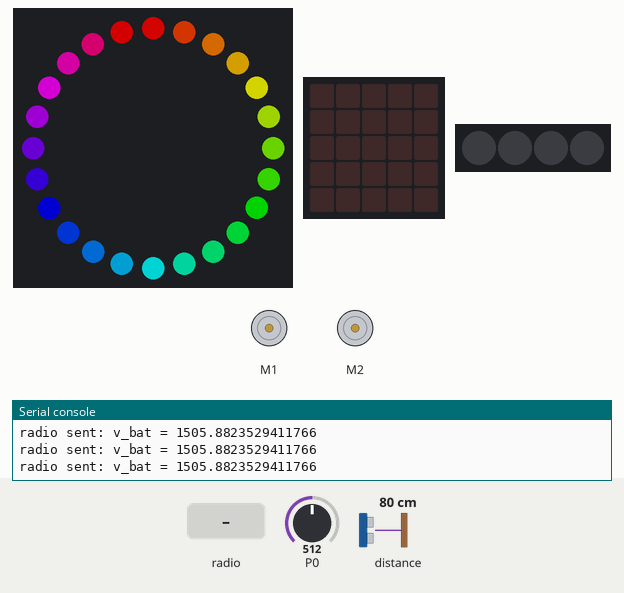
A program run on a simulated BBC micro:bit (MakeCode). Shown: 24 RGB LEDs in a ring, first at the top, clockwise, the board's 5×5 LED display, 4 RGB LEDs in strip order, left to right, 2 × DC motor (green arrow = forward, orange = backward, longer = faster), the last lines printed to the serial console. Inputs (shaded band) come from the test bench; at power-on: distance to the obstacle 80 cm, P0 = 512 (analog values on the 0–1023 scale). Dim RGB values are drawn brighter than linear; no radio messages arrive unless stated (any console line starting 'radio sent:' is added by the test bench).

Above: at 2.0 s.
2.1 s: radio message "P15" arrives
At 2.7 s:
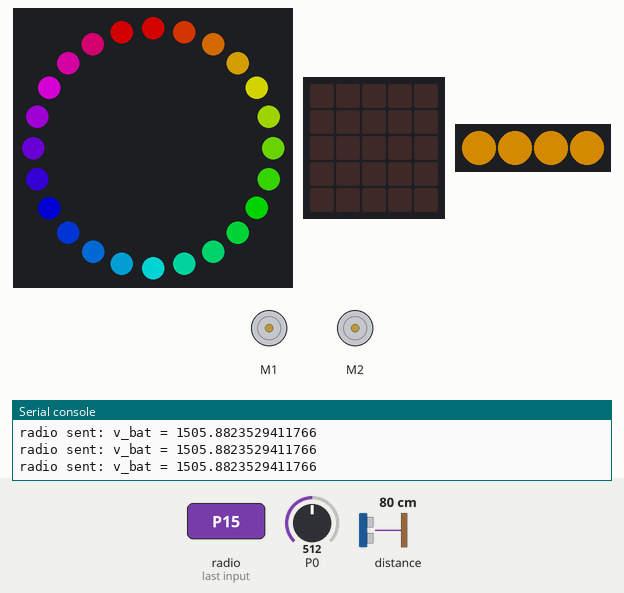
3.6 s: distance to the obstacle set to 2 cm
5.1 s: radio message "A" arrives
At 5.24 s:
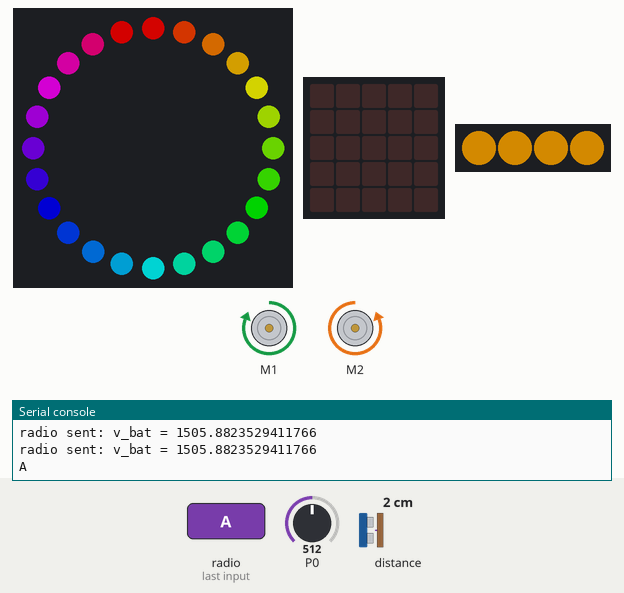
Timing chart, 0 to 8.1 s (numbered marks = the images above; inputs shaded):
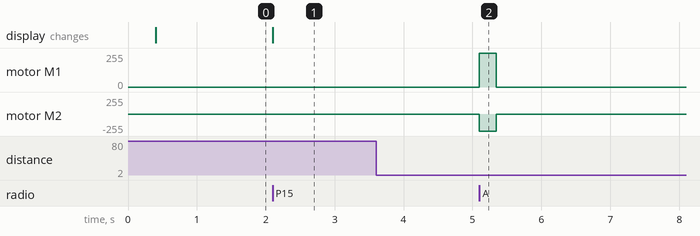

The program:

main.ts
```typescript
function FollowLine () {
    if (maqueen.readPatrol(maqueen.Patrol.PatrolLeft) == 0 && maqueen.readPatrol(maqueen.Patrol.PatrolRight) == 0) {
        maqueen.motorRun(maqueen.Motors.M1, maqueen.Dir.CW, 255)
        maqueen.motorRun(maqueen.Motors.M2, maqueen.Dir.CW, 255)
    } else if (maqueen.readPatrol(maqueen.Patrol.PatrolLeft) == 0 && maqueen.readPatrol(maqueen.Patrol.PatrolRight) == 1) {
        maqueen.motorRun(maqueen.Motors.M1, maqueen.Dir.CW, 0)
        maqueen.motorRun(maqueen.Motors.M2, maqueen.Dir.CW, 255)
        if (maqueen.readPatrol(maqueen.Patrol.PatrolLeft) == 1 && maqueen.readPatrol(maqueen.Patrol.PatrolRight) == 1) {
            maqueen.motorRun(maqueen.Motors.M1, maqueen.Dir.CW, 0)
            maqueen.motorRun(maqueen.Motors.M2, maqueen.Dir.CW, 255)
        }
    } else if (maqueen.readPatrol(maqueen.Patrol.PatrolLeft) == 1 && maqueen.readPatrol(maqueen.Patrol.PatrolRight) == 0) {
        maqueen.motorRun(maqueen.Motors.M1, maqueen.Dir.CW, 255)
        maqueen.motorRun(maqueen.Motors.M2, maqueen.Dir.CW, 0)
        if (maqueen.readPatrol(maqueen.Patrol.PatrolLeft) == 1 && maqueen.readPatrol(maqueen.Patrol.PatrolRight) == 1) {
            maqueen.motorRun(maqueen.Motors.M1, maqueen.Dir.CW, 255)
            maqueen.motorRun(maqueen.Motors.M2, maqueen.Dir.CW, 0)
        }
        if (maqueen.readPatrol(maqueen.Patrol.PatrolLeft) == 1 && maqueen.readPatrol(maqueen.Patrol.PatrolRight) == 0) {
            maqueen.motorRun(maqueen.Motors.M1, maqueen.Dir.CW, 255)
        } else {
            maqueen.motorRun(maqueen.Motors.M2, maqueen.Dir.CW, 0)
        }
    }
}
function recieveString (receievedString: string) {
    serial.writeLine(receievedString)
    if (receievedString == "A") {
        if (receievedString != lastButton) {
            _36GradLinks()
        }
    } else if (receievedString == "B") {

    } else if (receievedString == "P16") {
        maqueen.writeLED(maqueen.LED.LEDLeft, maqueen.LEDswitch.turnOn)
    } else if (receievedString == "P14") {
        maqueen.writeLED(maqueen.LED.LEDRight, maqueen.LEDswitch.turnOn)
    } else if (receievedString == "P15") {
        if (receievedString != lastButton) {
            LEDFarbeÄndern()
        }
    } else {
        Motor_Stop()
    }
    lastButton = receievedString
}
function fahrerückwärts () {
    maqueen.motorRun(maqueen.Motors.M2, maqueen.Dir.CCW, x - y)
    maqueen.motorRun(maqueen.Motors.M1, maqueen.Dir.CCW, x + y)
}
function measureBattery () {
    V_Bat = pins.analogReadPin(AnalogReadWritePin.P0) * 1000 / 340
    radio.sendValue("v_bat", V_Bat)
}
function Motor_Stop () {
    maqueen.writeLED(maqueen.LED.LEDLeft, maqueen.LEDswitch.turnOff)
    maqueen.writeLED(maqueen.LED.LEDRight, maqueen.LEDswitch.turnOff)
    maqueen.motorStop(maqueen.Motors.All)
    x = 0
    y = 0
}
function _36GradLinks () {
    for (let index = 0; index < 600; index++) {
        maqueen.motorRun(maqueen.Motors.M1, maqueen.Dir.CW, 255)
        maqueen.motorRun(maqueen.Motors.M2, maqueen.Dir.CCW, 255)
    }
    maqueen.motorStop(maqueen.Motors.All)
}
function LED_Init () {
    strip = neopixel.create(DigitalPin.P15, 4, NeoPixelMode.RGB)
    LEDRing = neopixel.create(DigitalPin.P2, 24, NeoPixelMode.RGB)
    aktuelleFarbe = 0
    LEDRing.showRainbow(1, 360)
    LEDRing.show()
}
function fahrevorwärts () {
    maqueen.motorRun(maqueen.Motors.M2, maqueen.Dir.CW, Math.constrain(Math.abs(x - y), 10, 255))
    maqueen.motorRun(maqueen.Motors.M1, maqueen.Dir.CW, Math.constrain(Math.abs(x + y), 0, 255))
}
radio.onReceivedString(function (receivedString) {
    recieveString(receivedString)
})
radio.onReceivedValue(function (name, value) {
    serial.writeValue(name, value)
    if (name == "x") {
        x = value
    }
    if (name == "y") {
        y = value
    }
    if (y > 10) {
        if (hatHinderniss == 0) {
            fahrevorwärts()
        }
    } else if (y < -10) {
        fahrerückwärts()
    } else {
        Motor_Stop()
    }
    serial.writeValue("x1", x)
    serial.writeValue("y1", y)
    serial.writeValue("hinderniss", hatHinderniss)
})
function LEDFarbeÄndern () {
    if (aktuelleFarbe == 7) {
        aktuelleFarbe = 0
    } else {
        aktuelleFarbe = aktuelleFarbe + 1
    }
    if (aktuelleFarbe == 0) {
        strip.showColor(neopixel.colors(NeoPixelColors.Red))
    } else if (aktuelleFarbe == 1) {
        strip.showColor(neopixel.colors(NeoPixelColors.Orange))
    } else if (aktuelleFarbe == 2) {
        strip.showColor(neopixel.colors(NeoPixelColors.Yellow))
    } else if (aktuelleFarbe == 3) {
        strip.showColor(neopixel.colors(NeoPixelColors.Green))
    } else if (aktuelleFarbe == 4) {
        strip.showColor(neopixel.colors(NeoPixelColors.Blue))
    } else if (aktuelleFarbe == 5) {
        strip.showColor(neopixel.colors(NeoPixelColors.Indigo))
    } else if (aktuelleFarbe == 6) {
        strip.showColor(neopixel.colors(NeoPixelColors.Violet))
    } else if (aktuelleFarbe == 7) {
        strip.showColor(neopixel.colors(NeoPixelColors.Purple))
    } else {

    }
    strip.show()
}
let hatHinderniss = 0
let aktuelleFarbe = 0
let LEDRing: neopixel.Strip = null
let strip: neopixel.Strip = null
let V_Bat = 0
let y = 0
let x = 0
let lastButton = ""
radio.setGroup(1)
LED_Init()
basic.showLeds(`
    . . . . .
    . # . # .
    . . . . .
    # . . . #
    . # # # .
    `)
basic.showLeds(`
    . . . . .
    . . . . .
    . . . . .
    . . . . .
    . . . . .
    `)
basic.forever(function () {
    if (maqueen.Ultrasonic(PingUnit.Centimeters) > 0 && maqueen.Ultrasonic(PingUnit.Centimeters) < 10) {
        maqueen.motorStop(maqueen.Motors.All)
        hatHinderniss = 1
    } else {
        hatHinderniss = 0
    }
    measureBattery()
})
```

test.ts
```typescript
// Hier kann man Tests durchführen; diese Datei wird nicht kompiliert, wenn dieses Paket als Erweiterung verwendet wird.
```

Measured:
- after the input at 5.1 s, motor M1: stopped → forward 255/255 at once, → stopped 0.24 s later; motor M2: stopped → backward 255/255 at once, → stopped 0.24 s later
